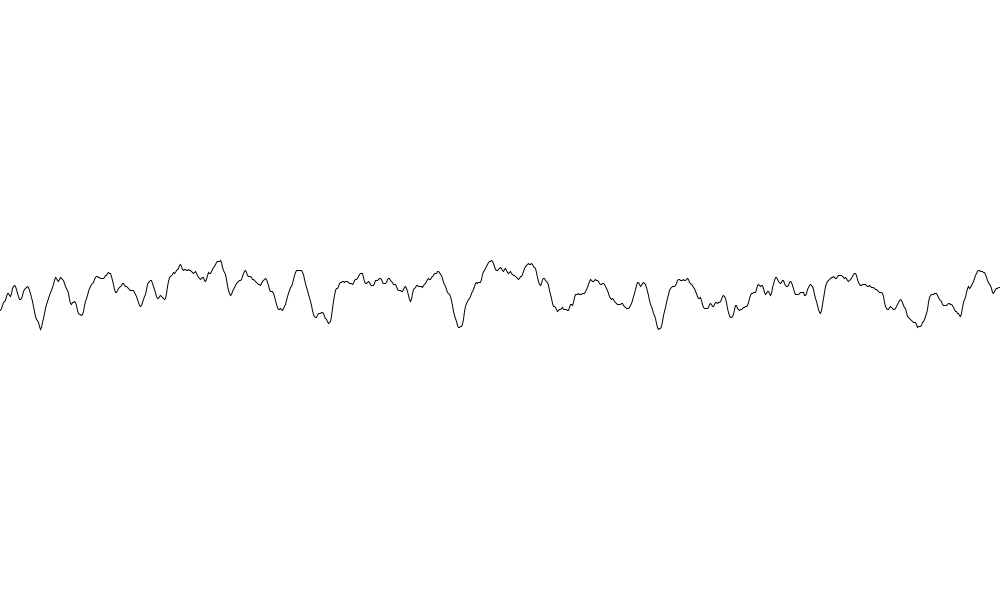
Frame 1 (no input)
Frame 60 (the mouse pressed at the canvas centre just before this capture): identical to frame 1, image omitted
Frame 120 (the mouse held since frame 60 and released just before this capture): identical to frame 1, image omitted

The Processing sketch that drew this single still picture (run headless with seeded random() and noise(); from frame 60 on, the mouse is pressed at the canvas centre):

// Processing sketch: noise_1D
// ── noise_1D.pde
float step = 0.05;
float noiseVal = 0;
float noiseCoeff = 100;

void setup() {
  size(1000, 600);
  background(255);
  beginShape();
  for (float i = 0; i < width; i++) {
    vertex(i, noise(noiseVal)*noiseCoeff+(height-noiseCoeff)*0.5);
    noiseVal+=step;
  }
  endShape();
}

void draw() {
}
